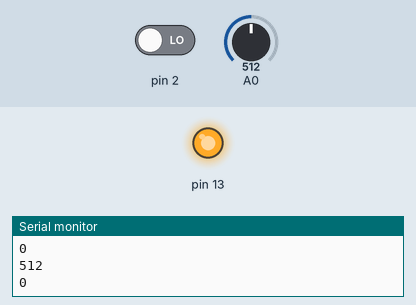
Bench run of a sketch on a simulated Arduino Uno, built with avr-gcc and run on an emulated ATmega328P. On the bench: output pins drawn as LEDs (lit = HIGH), the last lines printed to the serial monitor. Inputs (shaded band) come from the test bench; at power-on: A0 = 512, pin 2 LOW.

Above: at 1.3 s.
1.4 s: A0 set to 413
2.9 s: A0 set to 391
At 4.0 s:
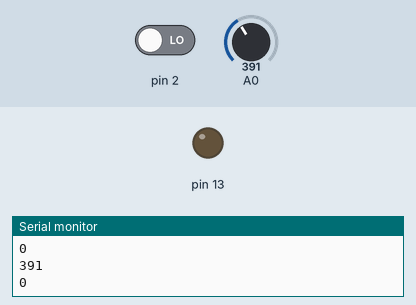
4.5 s: A0 set to 410
At 5.2 s:
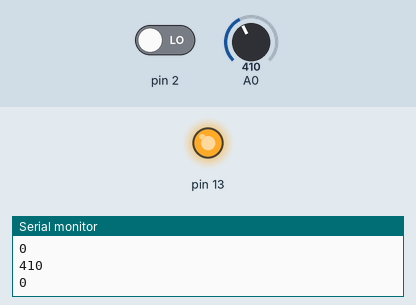
6.0 s: A0 set to 390
At 6.4 s:
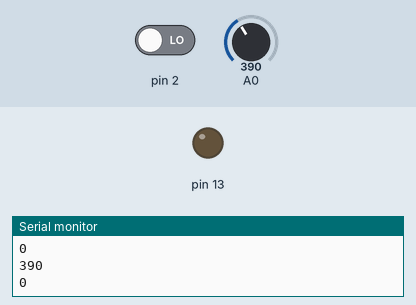
Timing chart, 0 to 8.5 s (numbered marks = the images above; inputs shaded):
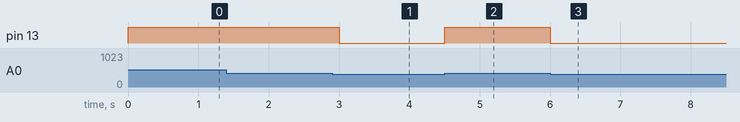

Measured:
- the behaviour switches between 401 and 400 on A0 (found by bisection; images 0 and 1)
- after the input at 2.9 s, pin 13: HIGH → LOW after 0.10 s
- after the input at 4.5 s, pin 13: LOW → HIGH at once
- after the input at 6.0 s, pin 13: HIGH → LOW at once

The sketch:

MQ135.ino
```cpp
int sensorValue;
int digitalValue;

void setup()
{
  Serial.begin(9600); // sets the serial port to 9600
  pinMode(13, OUTPUT);
  pinMode(2, INPUT);
}

void loop()
{
  sensorValue = analogRead(0); // read analog input pin 0
  digitalValue = digitalRead(2);
  if (sensorValue > 400)
  {
    digitalWrite(13, HIGH);
  }
  else
    digitalWrite(13, LOW);
  Serial.println(sensorValue, DEC); // prints the value read
  Serial.println(digitalValue, DEC);
  delay(500); // wait 100ms for next reading
}
```
